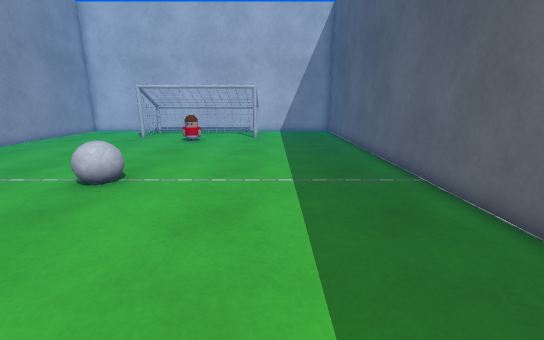
View 1 (above)

15 first-person views from a walk through a scene from a Unity 3-D project. The camera is 1.2 m above the floor, tilts 14° down and sees 90° across. The floor is counted in squares, 0.51 m on a side. Each view is taken from the middle of a square. On the plan, view 1 faces up. The plan holds only what a view shows up to about 18 squares ahead; the rest is blank. The player is left out. Some animated figures are not drawn. Surface patterns are stand-ins for the level's own textures.

View 2
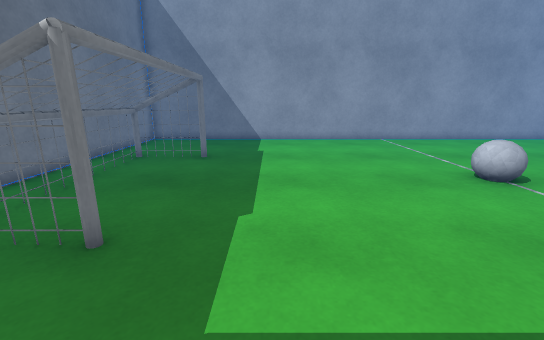

View 3
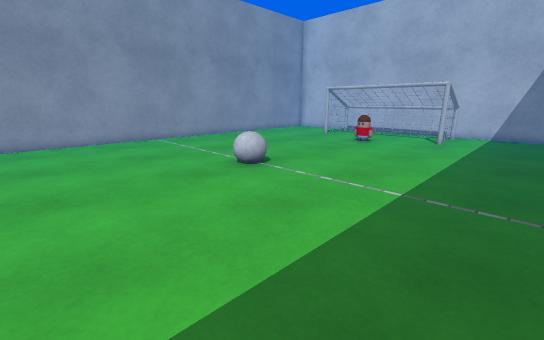

View 4
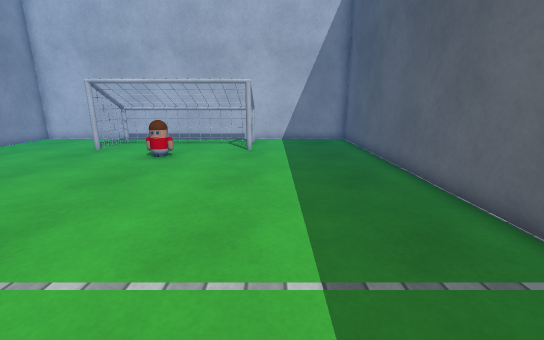

View 5
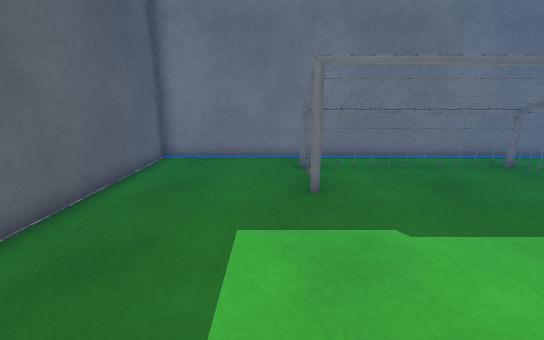

View 6
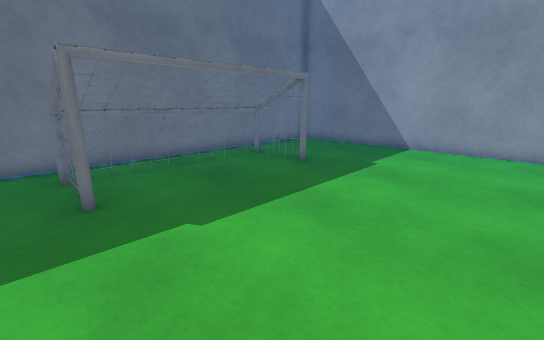

View 7
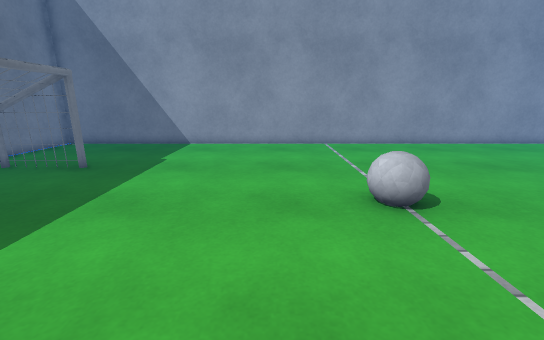

View 8
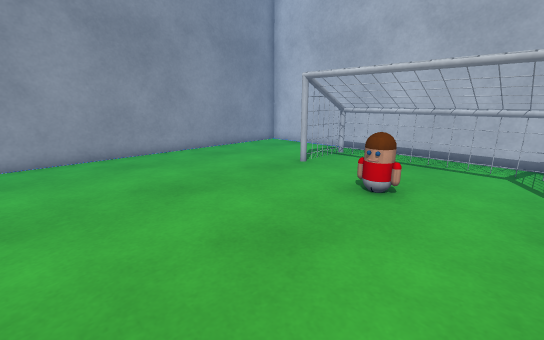

View 9
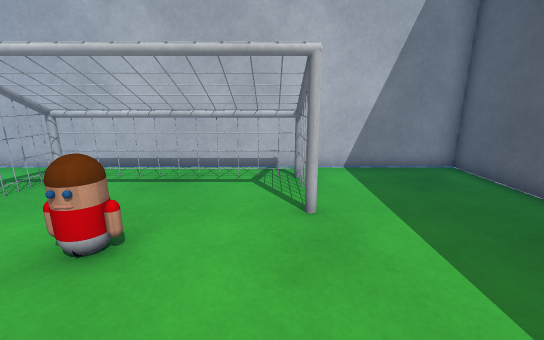

View 10
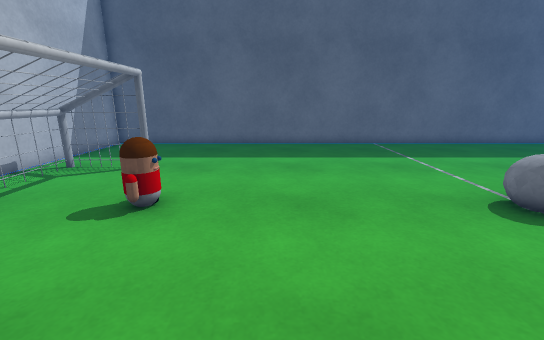

View 11
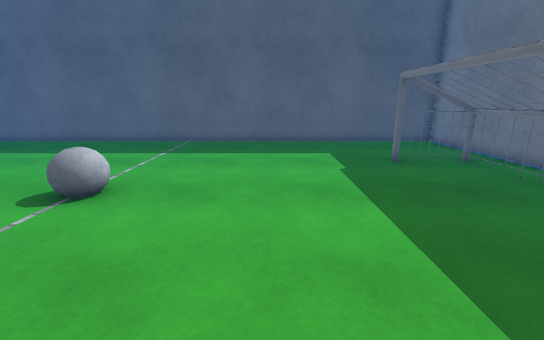

View 12
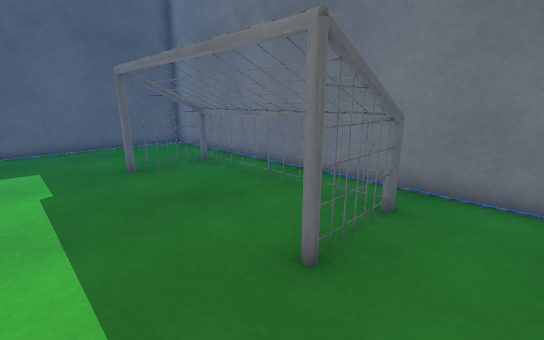

View 13
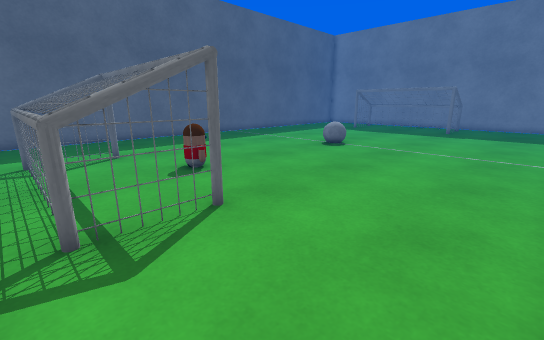

View 14
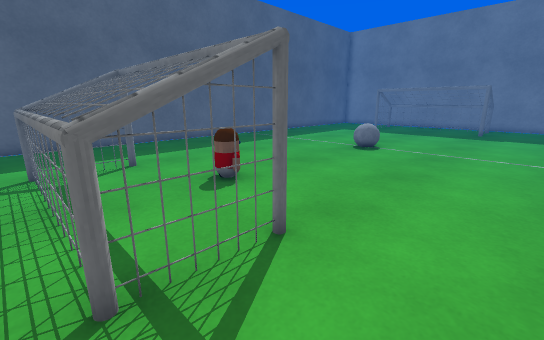

View 15
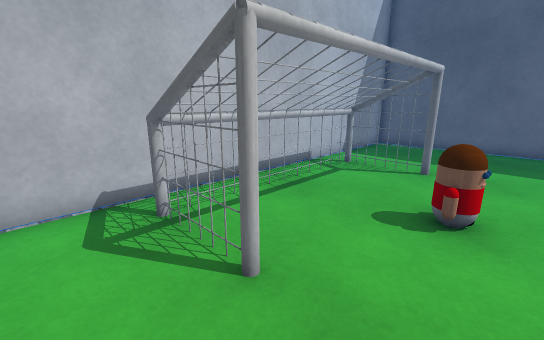

### Floor plan
Points are (right, up) in squares from view 1. A wall is a line through its corners. A room is listed if a view was taken in it or the views show most of it. See-through windows are left out.
Room 1 (views 1, 2, 3, 4, 5, 6, 7, 8, 9, 10, 11, 12, 13, 14, 15)
walls: (-14.6, -6.7) (4.7, -6.7) (4.7, 22.8) (-14.6, 22.8) (-14.6, -6.7)
objects: other object (-9, -5) to (-1, -2); other object (-9, 18) to (-1, 22); ball (-5, 8); other object (-5, 17)

Positions as (right, up) in squares from view 1, and headings:
1: (0, 0), facing up
2: (3, 1), facing left
3: (3, 1), facing up-left
4: (0, 5), facing up
5: (0, 5), facing down
6: (0, 5), facing down-left
7: (1, 5), facing left
8: (-2, 10), facing up-left
9: (-2, 13), facing up
10: (-11, 14), facing right
11: (-12, 3), facing right
12: (-11, 1), facing down-right
13: (-14, 22), facing down-right
14: (-12, 22), facing down-right
15: (-11, 16), facing up-right
